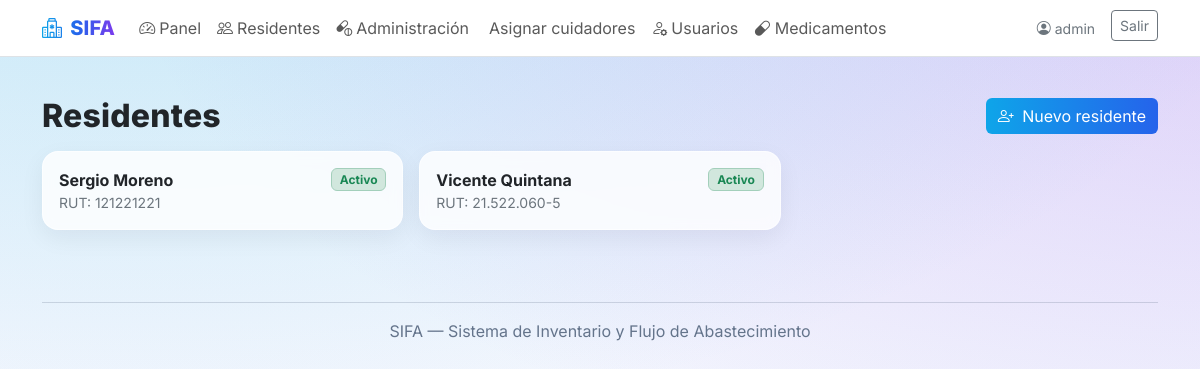
Page /residentes/ (signed in) on the earlier database version.
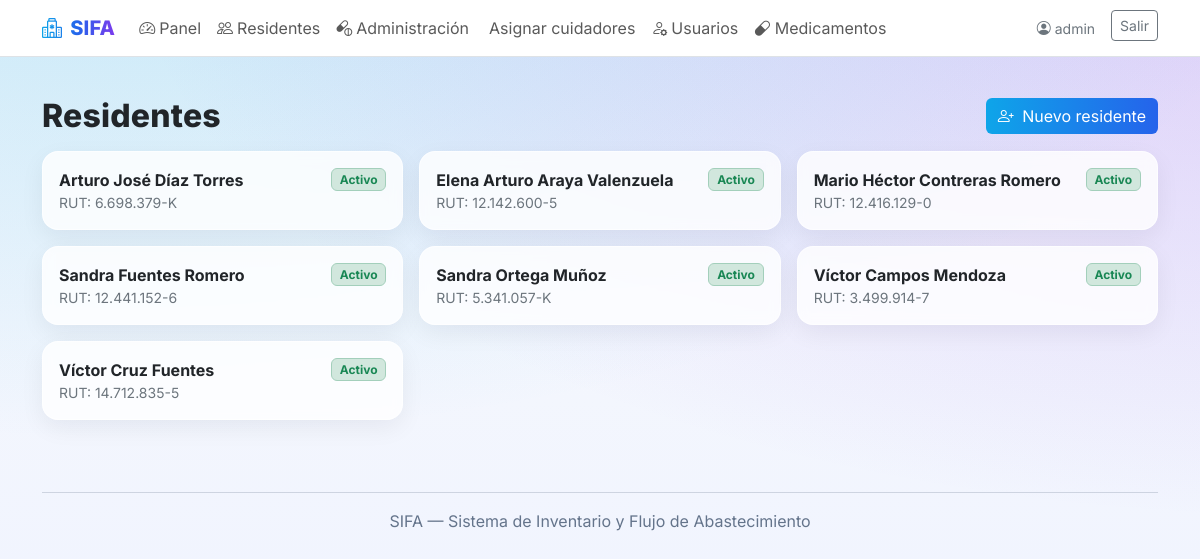
Same page on the later database version.
### landing/models.py (models this page shows, shortened)
class Residente(models.Model):
    class Sexo(models.TextChoices):
        M = "M", "Masculino"
        F = "F", "Femenino"
        O = "O", "Otro/ND"
    nombre_completo = models.CharField(max_length=160)
    rut = models.CharField(max_length=20, unique=True)
    fecha_nacimiento = models.DateField(null=True, blank=True)
    sexo = models.CharField(max_length=1, choices=Sexo.choices, default=Sexo.O)
    alergias = models.TextField(blank=True)
    activo = models.BooleanField(default=True)

### landing/views.py (the view)
# urls.py: path('residentes/', views.residente_list, name='residente_list'),
@login_required
@tens_or_admin_required
def residente_list(request):
    qs = Residente.objects.filter(activo=True).order_by('nombre_completo')
    return render(request, 'residentes/residentes_list.html', {'residentes': qs})

### landing/roles.py (called while the page is built)
def is_admin(user):
    return user.is_authenticated and (user.is_superuser or user.groups.filter(name=ADMIN_GROUP).exists())

def _require_role(test_func):
    def decorator(view_func):
        @wraps(view_func)
        def _wrapped(request, *args, **kwargs):
            u = request.user
            if not u.is_authenticated:
                return redirect_to_login(request.get_full_path(), login_url='login')
            if test_func(u):
                return view_func(request, *args, **kwargs)
            raise PermissionDenied
        return _wrapped
    return decorator

### landing/templatetags/roles_tags.py (called while the page is built)
@register.filter(name='is_admin')
def is_admin_filter(user):
    return _is_admin(user)

### landing/templates/residentes/residentes_list.html (shortened to what this page needs)
{% extends 'base.html' %}
{% block content %}
<div class="container py-4">
  <div class="d-flex align-items-center justify-content-between mb-3">
    <h2 class="page-title mb-0">Residentes</h2>
    <a class="btn btn-gradient" href="{% url 'residente_create' %}">
      <i class="bi bi-person-plus me-1"></i> Nuevo residente
    </a>
  </div>
  {% if residentes %}
    <div class="row g-3">
      {% for r in residentes %}
        <div class="col-md-6 col-lg-4">
          <div class="glass-card p-3 h-100">
            <div class="d-flex align-items-start justify-content-between">
              <div>
                <div class="fw-bold">{{ r.nombre_completo }}</div>
                {% if r.rut %}<div class="small text-secondary">RUT: {{ r.rut }}</div>{% endif %}
              </div>
              <span class="badge bg-success-subtle text-success border border-success-subtle">Activo</span>
            </div>
          </div>
        </div>
      {% endfor %}
    </div>
  {% else %}
    <div class="glass-card p-4 text-center">
      <div class="text-secondary">Aún no hay residentes.</div>
    </div>
  {% endif %}
</div>
{% endblock %}

Differences in the rows shown:
removed Residente: nombre_completo "Sergio Moreno", rut "121221221"
removed Residente: nombre_completo "Vicente Quintana", rut "21.522.060-5"
added Residente: nombre_completo "Arturo José Díaz Torres", rut "6.698.379-K"
added Residente: nombre_completo "Elena Arturo Araya Valenzuela", rut "12.142.600-5"
added Residente: nombre_completo "Mario Héctor Contreras Romero", rut "12.416.129-0"
added Residente: nombre_completo "Sandra Fuentes Romero", rut "12.441.152-6"
added Residente: nombre_completo "Sandra Ortega Muñoz", rut "5.341.057-K"
added Residente: nombre_completo "Víctor Campos Mendoza", rut "3.499.914-7"
added Residente: nombre_completo "Víctor Cruz Fuentes", rut "14.712.835-5"
